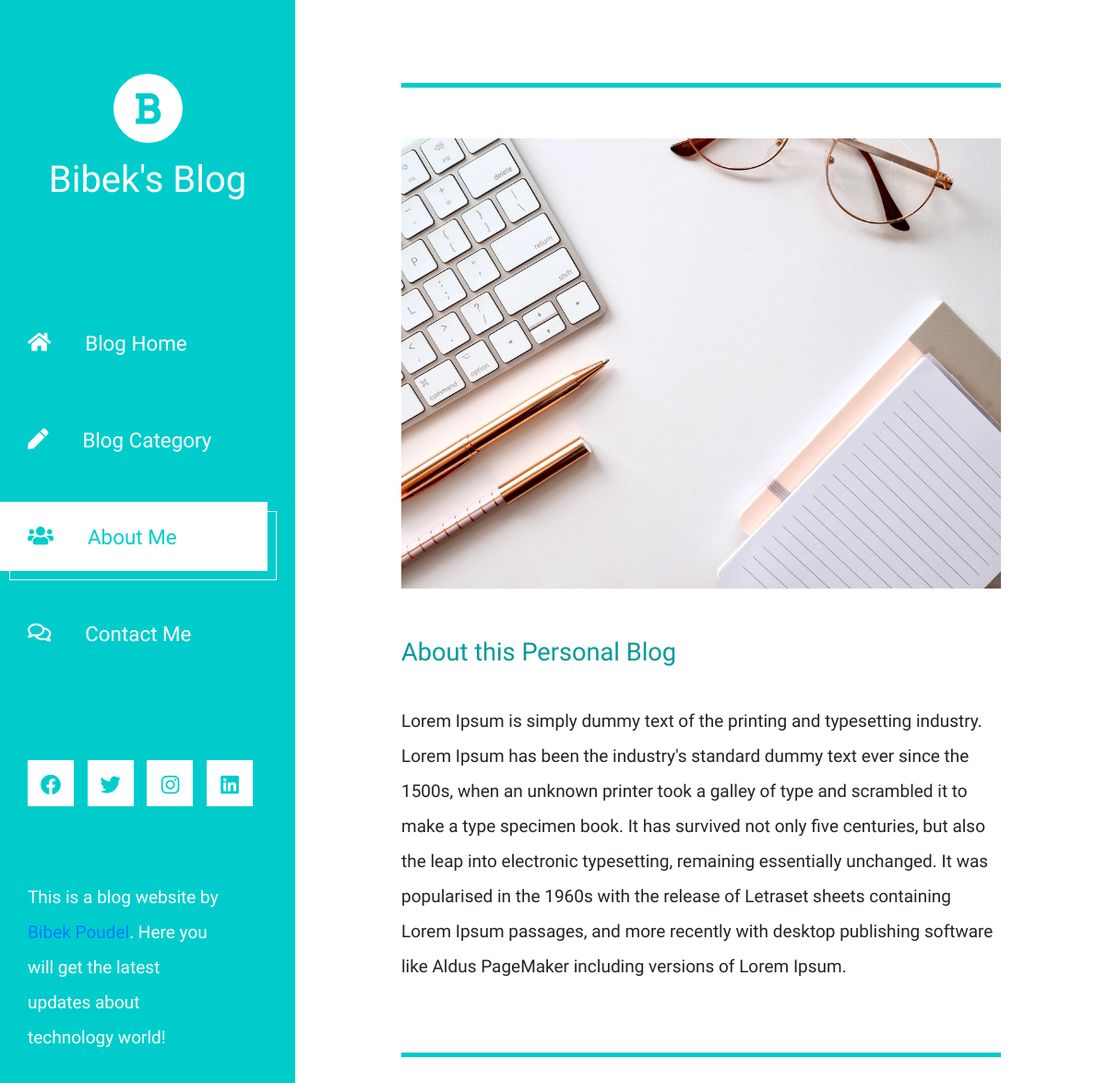
The page /about/ on the database its author committed.
### posts/models.py (models this page shows, shortened)
class About(models.Model):
    name = models.CharField(max_length=100, null=True, blank=True)
    image = models.ImageField(upload_to='about/', null=True, blank=True)
    email = models.CharField( max_length=50, null=True, blank=True)
    telephone = models.CharField( max_length=10 ,null=True, blank=True)
    address = models.CharField(max_length=100, null=True, blank=True)
    description = models.TextField()
    social_fb = models.CharField(max_length=300, null=True, blank=True)
    social_yt = models.CharField(max_length=300, null=True, blank=True)
    social_github = models.CharField(max_length=300, null=True, blank=True)
    social_linkedin = models.CharField(max_length=300, null=True, blank=True)
    social_twitter = models.CharField(max_length=300, null=True, blank=True)
    social_insta = models.CharField(max_length=300, null=True, blank=True)

### posts/views.py (the view)
# urls.py: path('about/', views.aboutPage, name='about'),
def aboutPage(request):
    about = About.objects.first()
    context = {
'about':about
    }
    return render(request, 'posts/about.html', context)

### posts/templates/posts/about.html
{% extends 'base.html' %}
{% block content %}
{% load static %}
<div class="row tm-row tm-mb-45">
    <div class="col-12">
        <hr class="tm-hr-primary tm-mb-55">
        <img src="{{about.image.url}}" alt="Image" class="img-fluid">
    </div>
</div>
<div class="row tm-row tm-mb-40">
    <div class="col-12">
        <div class="mb-4">
            <h2 class="pt-2 tm-mb-40 tm-color-primary tm-post-title">About this {{about.name|title}}</h2>
            {{about.description}}
        </div>
    </div>
</div>
<div class="row tm-row tm-mb-60">
    <div class="col-12">
        <hr class="tm-hr-primary  tm-mb-55">
    </div>
</div>
{% endblock content %}

### static/css/all.css (style rules this page uses)
html { overflow-x: hidden; }
body { margin: 0; padding: 0; font-family: 'Source Sans Pro', sans-serif; font-size: 19px; line-height: 2em; overflow-x: hidden; }
hr { border-top-color: #CCC; margin-top: 10px; margin-bottom: 10px; }
.tm-row { max-width: 980px; justify-content: space-between; }
.tm-post-title { font-size: 1.7rem; transition: all 0.3s ease; }
hr.tm-hr-primary { border-top: 5px solid #0CC; }
.tm-mb-40 { margin-bottom: 40px; }
.tm-mb-45 { margin-bottom: 45px; }
.tm-mb-55 { margin-bottom: 55px; }
.tm-mb-60 { margin-bottom: 60px; }
.tm-color-primary, span.tm-color-primary { color: #099; }

### rows shown on the page
About: image (picture), name "Personal Blog", description "Lorem Ipsum is simply dummy text of the printing and typesetting industry. Lorem Ipsum has been the industry's standard dummy text ever since the 1500s, when an unknown printer took a galley of type and scrambled it to make a type specimen book. It has survived not only five centuries, but also the leap into electronic typesetting, remaining essentially unchanged. It was popularised in the 1960s with the release of Letraset sheets containing Lorem Ipsum passages, and more recently with desktop publishing software like Aldus PageMaker including versions of Lorem Ipsum."
